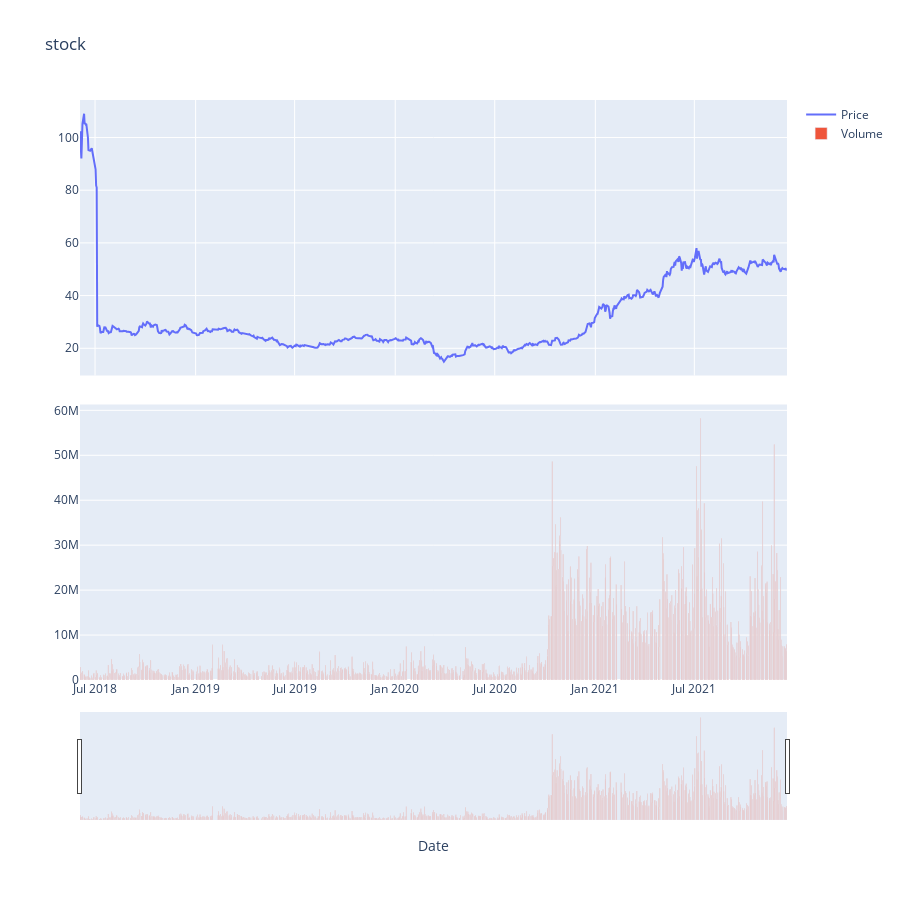

Notebook code for this chart:
### Code cell
make_graph(data_clean)

### Figure 1 — Plotly figure (JSON) as saved in the notebook; plotly's stock layout.template omitted (floating-point values rounded to 4 significant figures; data arrays with more than 128 entries replaced by an {"elided": "..."} marker saying what was removed)
{"data": [{"name": "Price", "type": "scatter", "x": {"elided": "891 str values"}, "xaxis": "x", "y": {"elided": "891 float values"}, "yaxis": "y"}, {"name": "Volume", "type": "bar", "x": {"elided": "891 str values"}, "xaxis": "x2", "y": {"elided": "891 int values"}, "yaxis": "y2"}], "layout": {"height": 900, "showlegend": true, "title": {"text": "stock"}, "xaxis": {"anchor": "y", "domain": [0, 1], "matches": "x2", "rangeslider": {"visible": false}, "showticklabels": false}, "xaxis2": {"anchor": "y2", "domain": [0, 1], "rangeslider": {"visible": true}, "title": {"text": "Date"}}, "yaxis": {"anchor": "x", "domain": [0.525, 1]}, "yaxis2": {"anchor": "x2", "domain": [0, 0.475]}}}
